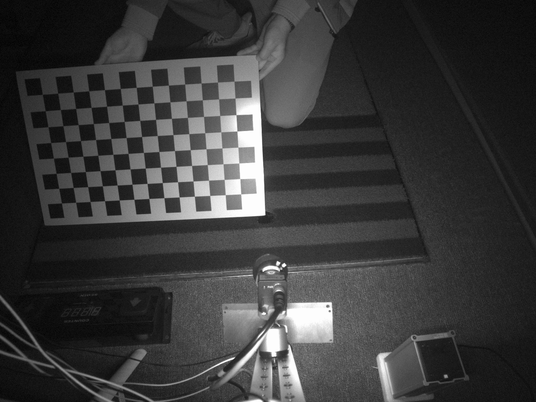
#> input picture chessboard_images/Cam1_10.bmp, 536 x 402 px, shrunk from 1440 x 1080 before the run; the run also reads 1 picture not shown here
$ python check_actual_chessboard_size.py
#> lines starting #> are read from the running program, lines starting #| are printed output that depends on the picture
"""
체스보드 실제 크기 확인 및 전체 보드 검출 시도
"""

import cv2
import numpy as np
import matplotlib.pyplot as plt

# 가장 밝고 검출이 잘 된 이미지들 확인
test_images = [
    "chessboard_images/Cam1_10.bmp",
    "chessboard_images/Cam1_11.bmp",
    "chessboard_images/Cam2_10.bmp",
    "chessboard_images/Cam2_11.bmp"
]

# 실제 체스보드 크기를 추정해보기 위한 큰 패턴들
large_patterns = [
    (11, 8), (10, 8), (9, 8), (8, 8),
    (11, 7), (10, 7), (9, 7), (8, 7),
    (11, 6), (10, 6), (9, 6),
]

print("="*70)
print("실제 체스보드 크기 확인")
print("="*70)
print("\n큰 패턴들을 시도해서 전체 보드를 찾아봅니다...")

for img_path in test_images:
    print(f"\n{img_path}:")
    img = cv2.imread(img_path)
#> img is the input picture: shape (402, 536, 3); min 2, max 255, mean 58.3
    if img is None:
        continue

    gray = cv2.cvtColor(img, cv2.COLOR_BGR2GRAY)

    # CLAHE 적용
    clahe = cv2.createCLAHE(clipLimit=3.0, tileGridSize=(8, 8))
    gray_clahe = clahe.apply(gray)
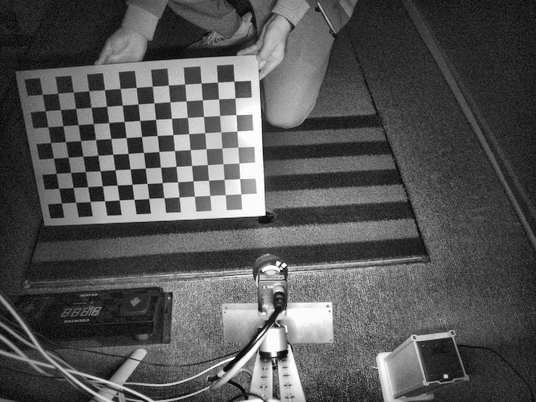
#> gray_clahe: shape (402, 536); min 3, max 255, mean 84.8

    found_patterns = []

    for pattern in large_patterns:
        # 원본
        ret1, corners1 = cv2.findChessboardCorners(gray, pattern,
                                                    cv2.CALIB_CB_ADAPTIVE_THRESH +
                                                    cv2.CALIB_CB_NORMALIZE_IMAGE)
        if ret1:
            found_patterns.append(('original', pattern, len(corners1)))

        # CLAHE
        ret2, corners2 = cv2.findChessboardCorners(gray_clahe, pattern,
                                                    cv2.CALIB_CB_ADAPTIVE_THRESH +
                                                    cv2.CALIB_CB_NORMALIZE_IMAGE)
        if ret2:
            found_patterns.append(('clahe', pattern, len(corners2)))
#> this loop made 11 passes
#> (ret1, ret2) on passes 1 to 11: (False, False), (True, False), (False, False), (False, True), (False, False), (False, False), (False, False), (False, False), (False, False), (False, False), (False, False)
#> after the loop, found_patterns = [('original', (10, 8), 80), ('clahe', (8, 8), 64)]

    if found_patterns:
        print(f"  발견된 큰 패턴들:")
        for method, pattern, corners in found_patterns:
            print(f"    {pattern} ({method}): {corners}개 코너")
#> this loop made 2 passes
#> (method, pattern, corners) on passes 1 to 2: ('original', (10, 8), 80), ('clahe', (8, 8), 64)
#|     (10, 8) (original): 80개 코너
#|     (8, 8) (clahe): 64개 코너

        # 가장 큰 패턴
        largest = max(found_patterns, key=lambda x: x[2])
#> largest = ('original', (10, 8), 80)
        print(f"  ✓ 가장 큰 패턴: {largest[1]} ({largest[0]})")
#|   ✓ 가장 큰 패턴: (10, 8) (original)
    else:
        print(f"  ✗ 큰 패턴 검출 실패")
#> pass 2 of the loop `for img_path in test_images:`:
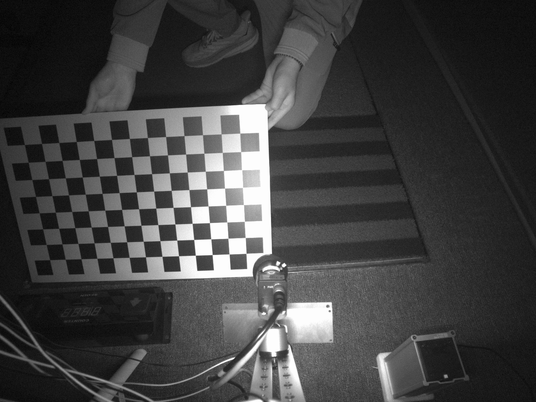
#> input picture chessboard_images/Cam1_11.bmp, 536 x 402 px, shrunk from 1440 x 1080 before the run
#> img is the input picture: shape (402, 536, 3); min 4, max 255, mean 65.3
#> `gray_clahe = clahe.apply(gray)`:
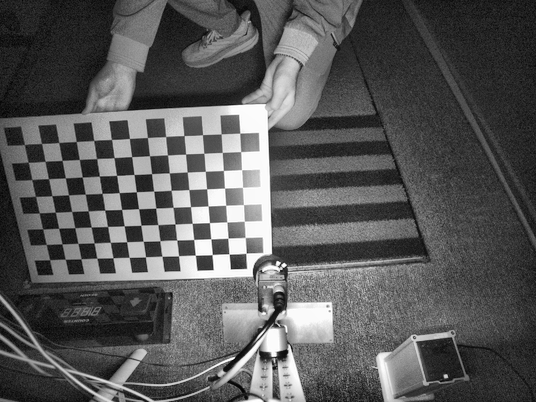
#> gray_clahe: shape (402, 536); min 3, max 255, mean 88.2
#> the loop `for pattern in large_patterns:` made 11 passes
#> after the loop `for pattern in large_patterns:`: found_patterns = [('clahe', (10, 8), 80), ('clahe', (9, 8), 72)]
#> the loop `for method, pattern, corners in found_patterns:` made 2 passes
#> (method, pattern, corners) on passes 1 to 2: ('clahe', (10, 8), 80), ('clahe', (9, 8), 72)
#> (printed output is left out)
#> largest = ('clahe', (10, 8), 80)
#|   ✓ 가장 큰 패턴: (10, 8) (clahe)
#> pass 3 of the loop `for img_path in test_images:`:
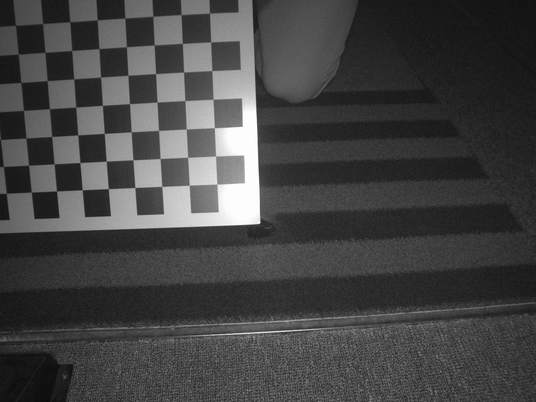
#> input picture chessboard_images/Cam2_10.bmp, 536 x 402 px, shrunk from 1440 x 1080 before the run
#> img is the input picture: shape (402, 536, 3); min 9, max 255, mean 68
#> `gray_clahe = clahe.apply(gray)`:
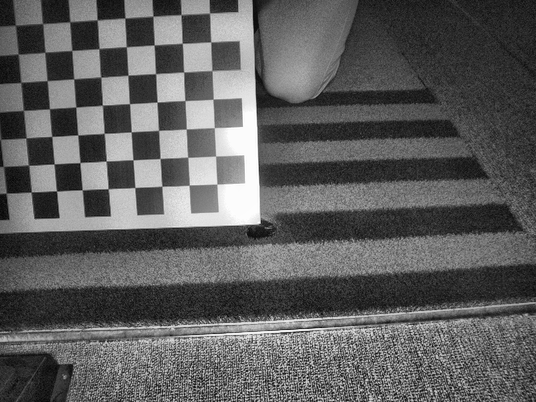
#> gray_clahe: shape (402, 536); min 7, max 255, mean 93.9
#> the loop `for pattern in large_patterns:` made 11 passes
#> after the loop `for pattern in large_patterns:`: found_patterns = [('original', (8, 7), 56), ('clahe', (8, 7), 56)]
#> the loop `for method, pattern, corners in found_patterns:` made 2 passes
#> (method, pattern, corners) on passes 1 to 2: ('original', (8, 7), 56), ('clahe', (8, 7), 56)
#> (printed output is left out)
#> largest = ('original', (8, 7), 56)
#|   ✓ 가장 큰 패턴: (8, 7) (original)
#> the loop made 4 passes; the first 3 are shown

print("\n" + "="*70)
print("이미지를 직접 확인합니다")
print("="*70)
print("\n다음 이미지들을 열어서 육안으로 체스보드 크기를 세어주세요:")
print("1. chessboard_results/viz_Cam1_10.png")
print("2. chessboard_results/viz_Cam1_11.png")
print("3. chessboard_results/viz_Cam2_10.png")
print("4. chessboard_results/viz_Cam2_11.png")
print("\n체스보드의 '내부 코너'(검은 사각형이 만나는 점) 개수를 세어주세요")
print("예: 9x6 = 가로 9개, 세로 6개의 내부 코너")

# 원본 이미지 하나를 크게 표시
img = cv2.imread("chessboard_images/Cam1_11.bmp")
if img is not None:
    fig, axes = plt.subplots(1, 2, figsize=(20, 10))

    # 원본
    axes[0].imshow(cv2.cvtColor(img, cv2.COLOR_BGR2RGB))
    axes[0].set_title('Original Image - Cam1_11.bmp\n육안으로 내부 코너 개수를 세어주세요',
                     fontsize=14, fontweight='bold')
    axes[0].axis('off')
    axes[0].grid(True, alpha=0.3)

    # CLAHE
    gray = cv2.cvtColor(img, cv2.COLOR_BGR2GRAY)
    clahe = cv2.createCLAHE(clipLimit=3.0, tileGridSize=(8, 8))
    gray_clahe = clahe.apply(gray)
    axes[1].imshow(gray_clahe, cmap='gray')
    axes[1].set_title('Enhanced (CLAHE)\n체스보드 패턴이 더 명확하게 보입니다',
                     fontsize=14, fontweight='bold')
    axes[1].axis('off')
    axes[1].grid(True, alpha=0.3)

    plt.tight_layout()
    plt.savefig('chessboard_size_check.png', dpi=150, bbox_inches='tight')
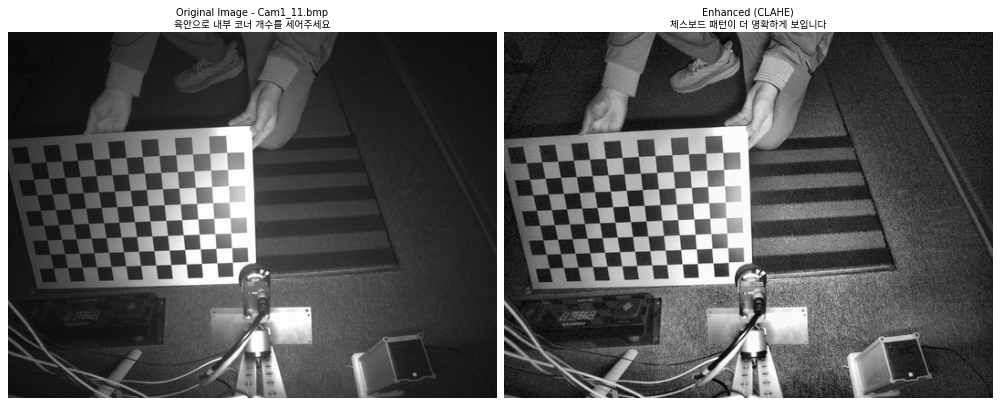
#> figure drawn by matplotlib, 2 panels
    print("\n✓ 저장: chessboard_size_check.png")
    print("  이 이미지를 열어서 체스보드 크기를 확인하세요")
    plt.close()

# 추가: 여러 이미지에서 발견된 모든 패턴 정리
print("\n" + "="*70)
print("지금까지 발견된 모든 패턴")
print("="*70)

from collections import Counter

all_patterns = [
    (8, 4), (8, 5), (8, 6), (6, 5), (4, 4), (7, 6), (6, 4),  # Cam1
    (6, 4), (8, 7), (6, 6), (9, 4), (6, 5), (8, 5), (8, 6), (9, 5), (9, 6), (10, 6)  # Cam2
]

counter = Counter(all_patterns)
print("\n패턴 빈도:")
for pattern, count in counter.most_common():
    area = pattern[0] * pattern[1]
    print(f"  {pattern}: {count}회, 코너수 {area}")

print("\n✓ 패턴이 다양하다는 것은:")
print("  → 이미지마다 체스보드의 다른 부분/각도가 보인다")
print("  → 또는 체스보드의 일부만 프레임에 들어온다")
print("  → 실제 전체 체스보드는 더 클 가능성이 높다")

print("\n다음 단계:")
print("1. chessboard_size_check.png를 열어서 실제 체스보드 크기 확인")
print("2. 크기를 알려주시면, 그 크기로 강제 검출 시도")
print("3. 또는 '부분 보드 허용' 모드로 캘리브레이션 진행")
